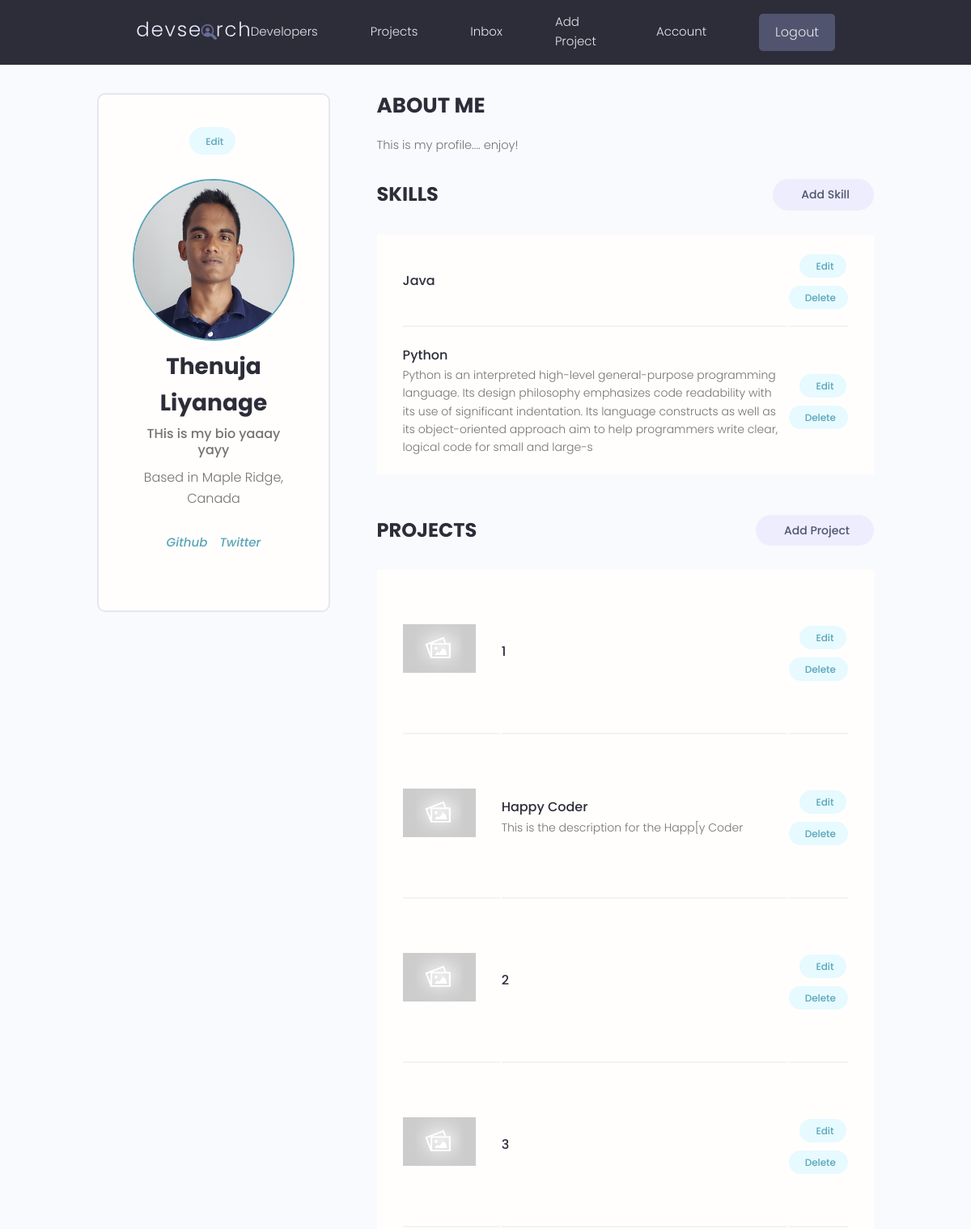
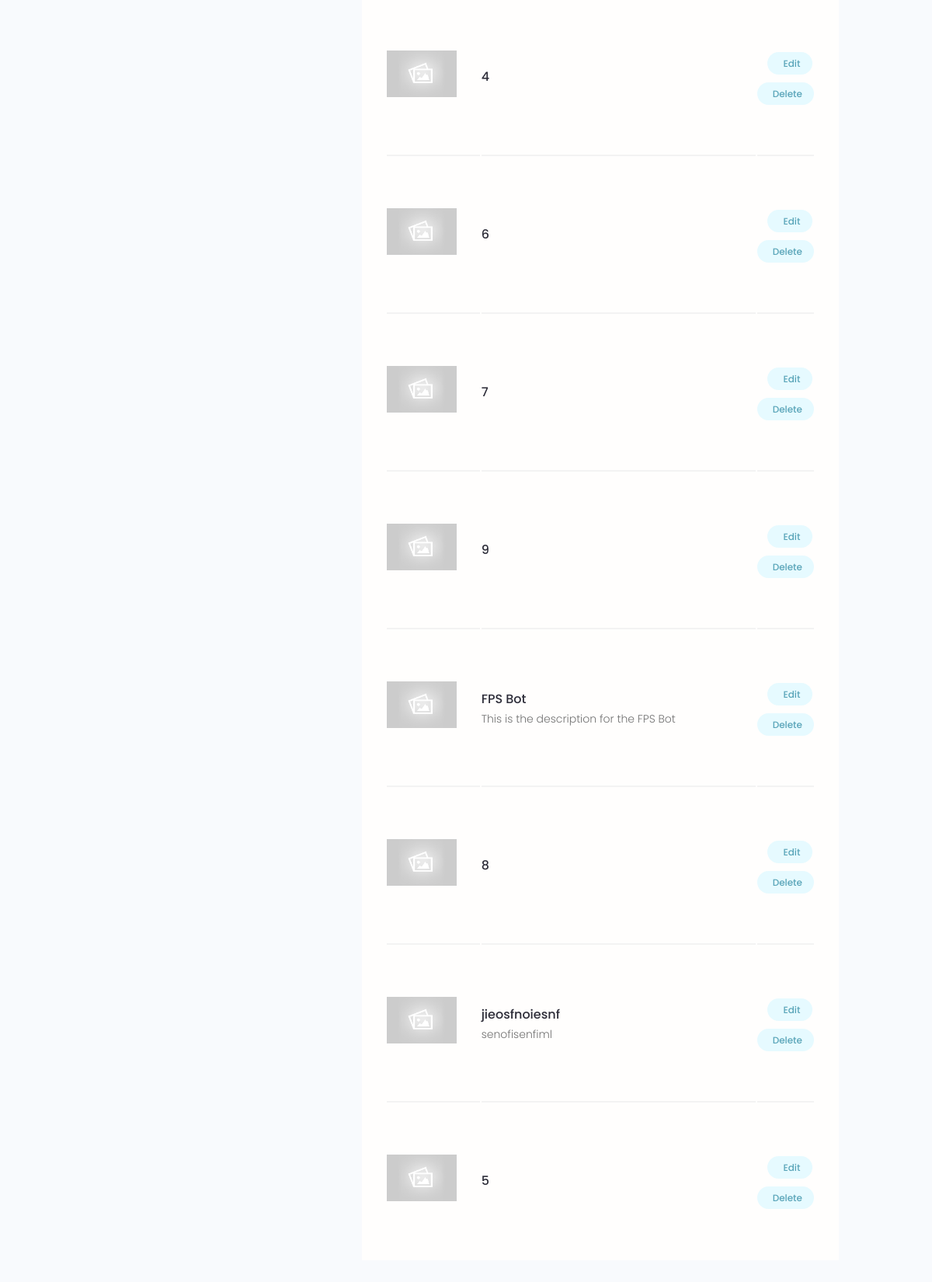
The app's page /account/ (signed in) with its own data (2 pictures, top to bottom).
### users/models.py (models this page shows, shortened)
class Profile(models.Model):
    user = models.OneToOneField(User, on_delete=models.CASCADE, null=True, blank=True )
    first_name = models.CharField(max_length=100)
    last_name = models.CharField(max_length=100)
    username = models.CharField(max_length=80, null=True, blank=True)
    email = models.EmailField(max_length=80, null=True, blank=True)
    city = models.CharField(max_length=100)
    country = models.CharField(max_length=100)
    short_intro = models.CharField(max_length=200, blank=True, null=True)
    bio = models.TextField(blank=True, null=True)
    profile_image = models.ImageField(null=True, blank=True, upload_to='profile-pics/', default="profile-pics/user-default.png")
    social_github = models.CharField(max_length=200, blank=True, null=True)
    social_twitter = models.CharField(max_length=200, blank=True, null=True)
    social_linkedin = models.CharField(max_length=200, blank=True, null=True)
    social_youtube = models.CharField(max_length=200, blank=True, null=True)
    social_website = models.CharField(max_length=200, blank=True, null=True)
    created_date = models.DateTimeField(auto_now_add=True)
    id = models.UUIDField(default=uuid.uuid4, unique=True, primary_key=True, editable=False)
    @property
    def image_url(self):
        try:
            url = self.profile_image.url
        except:
            url = "/static/images/profile-pics/user-default.png"
        return url
    class Meta:
        ordering = ['created_date']

class Skill(models.Model):
    id = models.UUIDField(default=uuid.uuid4, unique=True, primary_key=True, editable=False)
    created_date = models.DateTimeField(auto_now=True)
    name = models.CharField(max_length=200)
    owner = models.ForeignKey(Profile, on_delete=models.CASCADE, null=True, blank=True)
    description = models.TextField(max_length=300, null=True, blank=True)
    def __str__(self):
        return str(self.name)

### projects/models.py (models this page shows, shortened)
class Project(models.Model):
    owner = models.ForeignKey(Profile, null=True, blank=True, on_delete=models.CASCADE)
    title = models.CharField(max_length=200)
    description = models.TextField(null=True, blank=True)
    tags = models.ManyToManyField('Tag', blank=True)
    featured_image = models.ImageField(null=True, blank=True, default='default.jpg')
    vote_total = models.IntegerField(default=0, blank=True, null=True)
    vote_ratio = models.IntegerField(default=0, blank=True, null=True)
    demo_link = models.CharField(null=True, blank=True, max_length=2000)
    source_link = models.CharField(null=True, blank=True, max_length=2000)
    created = models.DateTimeField(auto_now_add=True)
    id = models.UUIDField(default=uuid.uuid4, unique=True, primary_key=True, editable=False)
    @property
    def image_url(self):
        try:
            url = self.featured_image.url
        except:
            url = '/static/images/default.jpg'
        return url
    class Meta:
            ordering = ['-vote_ratio', '-vote_total', 'created']

### users/views.py (the view)
# urls.py: path('account/', views.userAccount, name='account'),
@login_required(login_url='login')
def userAccount(request):
    profile = request.user.profile
    skills = profile.skill_set.all()
    projects = profile.project_set.all()
    context = {'profile' : profile, 'skills' : skills, 'projects' : projects}
    return render(request, 'users/account.html', context=context)

### users/templates/users/account.html (shortened to what this page needs)
{% extends 'main.html' %}
{% block content %}
  <main class="settingsPage profile my-md">
    <div class="container">
      <div class="layout">
        <div class="column column--1of3">
          <div class="card text-center">
            <div class="card__body dev">
              <a class="tag tag--pill tag--main settings__btn" href="{% url 'edit-account' %}"> Edit</a>
              <img class="avatar avatar--xl dev__avatar" src="{{profile.image_url}}" />
              <h2 class="dev__name">{{profile.first_name}} {{profile.last_name}}</h2>
              <p class="dev__title">{{profile.bio}}</p>
              <p class="dev__location">Based in {{profile.city}}, {{profile.country}}</p>
              <ul class="dev__social">
                {% if profile.social_github %}
                  <li>
                    <a title="Github" href="{{profile.social_github}}" target="_blank"><i class="im im-github">Github</i></a>
                  </li>
                {% endif %}
                {%if profile.social_twitter%}
                  <li>
                    <a title="Twitter" href="{{profile.social_twitter}}" target="_blank"><i class="im im-twitter">Twitter</i></a>
                  </li>
                {%endif%}
            </ul>
            </div>
          </div>
        </div>
        <div class="column column--2of3">
          <div class="devInfo">
            <h3 class="devInfo__title">About Me</h3>
            <p class="devInfo__about">{{profile.short_intro}}</p>
          </div>
          <div class="settings">
            <h3 class="settings__title">Skills</h3>
            <a class="tag tag--pill tag--sub settings__btn tag--lg" href="{% url 'add-skill' %}"> Add Skill</a>
          </div>
          <table class="settings__table">
            {% for skill in skills %}
            <tr>
              <td class="settings__tableInfo">
                <h4>{{skill}}</h4>
                <p>{{skill.description}}</p>
              </td>
              <td class="settings__tableActions">
                <a class="tag tag--pill tag--main settings__btn" href="{% url 'edit-skill' skill.id %}"> Edit</a>
                <a class="tag tag--pill tag--main settings__btn" href="{% url 'delete-skill' skill.id %}?next=/account"> Delete</a>
              </td>
            </tr>
          {% endfor %}
          </table>
          <div class="settings">
            <h3 class="settings__title">Projects</h3>
            <a class="tag tag--pill tag--sub settings__btn tag--lg" href="{% url 'project-form' %}"> Add Project</a>
          </div>
          <table class="settings__table">
            {% for project in projects %}
            <tr>
              <td class="settings__thumbnail">
                <a href="{% url 'project' project.id %}"><img src="{{project.image_url}}" alt="Project Thumbnail" /></a>
              </td>
              <td class="settings__tableInfo">
                <a href="{% url 'project' project.id %}">{{project.title}}</a>
                <p>{{project.description|slice:"150"}}</p>
              </td>
              <td class="settings__tableActions">
                <a class="tag tag--pill tag--main settings__btn" href="{% url 'update-project' project.id %}">Edit</a>
                <a class="tag tag--pill tag--main settings__btn" href="{% url 'delete-project' project.id %}?next=/account">Delete</a>
              </td>
            </tr>
            {% endfor %}
          </table>
        </div>
      </div>
    </div>
  </main>
  {% endblock %}

### static/styles/app.css (style rules this page uses)
:root { --color-sub: #2d2d39; }
.card { border: 2px solid var(--color-light); }
img { width: 100%; }
.profile .card > .dev { padding: 4rem; }
.dev__avatar { display: block; margin: auto; }
.dev__name { color: var(--color-sub); font-size: 2.8rem; font-weight: 700; margin-top: 1rem; margin-bottom: 0.5rem; }
.dev__title { font-size: 1.6rem; font-weight: 500; line-height: 1.3; }
.dev__location { margin-top: 1rem; }
.dev__social { margin: 3rem 0; list-style: none; display: flex; justify-content: center; gap: 1.5rem; }
.devInfo { margin-bottom: 3rem; }
.devInfo__title, .devInfo__subtitle { font-size: 2.6rem; color: var(--color-sub); text-transform: uppercase; font-weight: 700; margin-bottom: 1.5rem; }
.devInfo__about, .devSkill__info { font-size: 1.45rem; line-height: 1.7; text-align: justify; }
.settingsPage .dev > .settings__btn { display: inline-block; margin-bottom: 3rem; }
.settings { display: flex; justify-content: space-between; align-items: center; }
.settings__title { font-size: 2.4rem; text-transform: uppercase; font-weight: 700; color: var(--color-sub); }
.settings__table { margin-top: 3rem; margin-bottom: 5rem; padding: 0 3rem; background: var(--color-white); }
.settings__table tr { width: 100%; }
.settings__table tr > td { padding: 2rem 0; }
.settings__table tr:not(:last-child) td { border-bottom: 2px solid var(--color-white-light); }
.settings__thumbnail { width: 23%; min-width: 10rem; }
.settings__thumbnail img { padding-right: 3rem; height: 15rem; object-fit: contain; }
.settings__tableInfo { width: 100%; }
.settings__tableInfo h4, .settings__tableInfo a { padding-right: 1rem; width: auto; font-size: 1.6rem; font-weight: 500; color: var(--color-sub); }
.settings__tableInfo p { font-size: 1.4rem; }
.settings__tableActions { text-align: right; }

### static/uikit/styles/modules/_variables.css (style rules this page uses)
:root { --color-main: #5aa5b9; --color-main-light: #e6faff; --color-sub: #3f4156; --color-sub-light: #51546e; --color-sub-lighter: #ededfd; --color-text: #737373; --color-gray: #8b8b8b; --color-light: #e5e7eb; --color-light-gray: #767676; --color-bg: #f8fafd; --color-white: #fffefd; --color-white-light: #f3f3f3; --color-success: #359e64; --color-success-bg: #def8e8; --color-error: #fc4b0b; --color-error-bg: #fff2ee; --font-base: 'Poppins', arial, helvetica, 'Segoe UI', roboto, ubuntu, sans-serif; --font-monospace: 'Fira Code', 'Courier New', courier, monospace; --font-regular: 300; --font-medium: 500; --font-bold: 700; --generic-shadow: 1px 1px 5px #00000010; --generic-transition: all 0.3s ease-in-out; }

### static/uikit/styles/modules/_base.css (style rules this page uses)
* { margin: 0; padding: 0; box-sizing: border-box; text-rendering: optimizeLegibility; color: inherit; font-size: inherit; }
html { font-size: 50%; }
@media only screen and (min-width: 480px) { html { font-size: 56.25%; } }
@media only screen and (min-width: 1200px) { html { font-size: 62.5%; } }
body { line-height: 1.6; font-weight: 400; font-size: 1.5rem; color: var(--color-text); background-color: var(--color-bg); min-height: 100vh; }

### static/uikit/styles/modules/_typography.css (style rules this page uses)
* { font-family: var(--font-base); }
h2 { font-size: 3.6rem; font-weight: var(--font-bold); }
h3 { font-size: 3.2rem; font-weight: var(--font-medium); }
h4 { font-size: 2.8rem; font-weight: var(--font-medium); }
p, span, strong { font-size: 1.6rem; color: var(--color-text); font-weight: var(--font-regular); }
a { padding-bottom: 2px; text-decoration: none; display: inline-block; color: var(--color-main); font-weight: var(--font-medium); }

### static/uikit/styles/modules/_utilities.css (style rules this page uses)
.container { width: 92%; max-width: 165rem; margin: 0 auto; box-sizing: border-box; }
@media screen and (min-width: 1000px) { .container { width: 90%; } }
@media screen and (min-width: 1200px) { .container { width: 80%; } }
.text-center { text-align: center; }
.my-md { margin: 3rem auto; }

### static/uikit/styles/modules/_avatar.css (style rules this page uses)
.avatar { border-radius: 50%; border: 2px solid var(--color-main); object-fit: cover; }
.avatar--xl { height: 20rem; width: 20rem; }

### static/uikit/styles/modules/_card.css (style rules this page uses)
.card { border-radius: 1rem; background-color: var(--color-white); border: 1.5px solid var(--color-light); width: auto; height: auto; margin-top: 0.5rem; margin-bottom: 0.5rem; overflow: hidden; }
.card__body, .card__header { padding: 2rem 2.5rem; }

### static/uikit/styles/modules/_layout.css (style rules this page uses)
.layout { display: flex; flex-flow: row wrap; justify-content: space-between; }
.layout > .column { margin-bottom: 3rem; }
.layout > .column.column--1of3 { flex-basis: 30%; }
.layout > .column.column--2of3 { flex-basis: 64%; }

### records on screen
Profile: image_url (picture), first_name "Thenuja", last_name "Liyanage", bio "THis is my bio yaaay yayy", city "Maple Ridge", country "Canada", short_intro "This is my profile.... enjoy!"
Skill: name "Java"
Skill: name "Python", description "Python is an interpreted high-level general-purpose programming language. Its design philosophy emphasizes code readability with its use of significant indentation. Its language constructs as well as its object-oriented approach aim to help programmers write clear, logical code for small and large-s"
Project: image_url (placeholder picture), title "1"
Project: image_url (placeholder picture), title "Happy Coder", description "This is the description for the Happ[y Coder"
Project: image_url (placeholder picture), title "2"
Project: image_url (placeholder picture), title "3"
Project: image_url (placeholder picture), title "4"
Project: image_url (placeholder picture), title "6"
Project: image_url (placeholder picture), title "7"
Project: title "9"
Project: title "FPS Bot", description "This is the description for the FPS Bot"
Project: title "8"
Project: image_url (placeholder picture), title "jieosfnoiesnf", description "senofisenfiml"
Project: image_url (placeholder picture), title "5"
